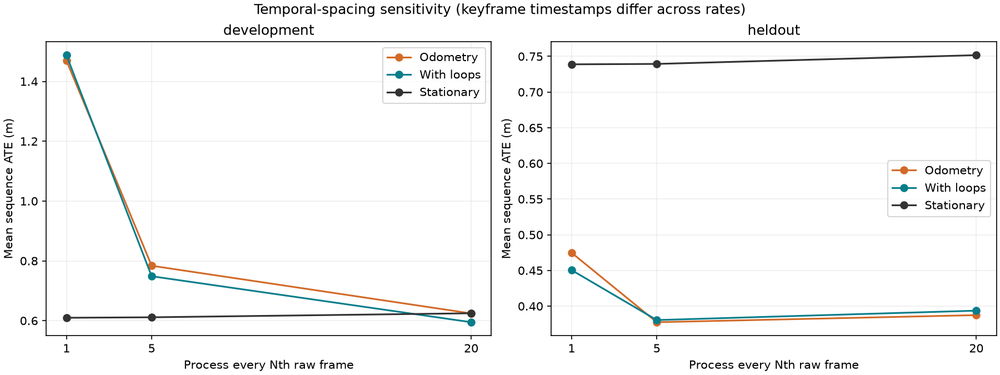
#> input picture SLAM/research/spacing.png, 1000 x 375 px, shrunk from 1800 x 675 before the run
$ python -i build_report_pdf.py   (imports and definitions only)
#> lines starting #> are read from the running program, lines starting #| are printed output that depends on the picture
"""Short PDF summary for e-mail: page 1 validation against ground truth, page 2 the pool data outputs.

    python SLAM/validation/build_report_pdf.py

Text comes from report_summary.json (written by hand after reading the results); numbers in the table come from
results/summary.csv; figures from figures/. Output: REPORT_summary.pdf.
Each entry of "pages" has a heading, paragraphs, an optional results table ("table": true), an optional compact
table with one row per dataset ("compact_table", used for the KITTI sequences) and rows of figures; a row with one
figure spans the page width, a row with two splits it.
"""

import csv
import json
import tempfile
from pathlib import Path

from reportlab.lib import colors
from reportlab.lib.pagesizes import letter
from reportlab.lib.styles import ParagraphStyle
from reportlab.lib.units import inch
from reportlab.lib.utils import ImageReader
from reportlab.platypus import Image, PageBreak, Paragraph, SimpleDocTemplate, Spacer, Table, TableStyle

HERE = Path(__file__).resolve().parent
# [1 line that did not run here, left out]

# [1 line that did not run here, left out]
# [1 line that did not run here, left out]
# [1 line that did not run here, left out]
# [1 line that did not run here, left out]
# [1 line that did not run here, left out]


# [5 lines left out: function fmt, not called in this run]


def trimmed(path, pad=12):
    """Copy of an image with its uniform white border cropped (3D matplotlib axes leave a wide margin)."""
#> called with path = '../research/spacing.png', pad = 12
    from PIL import Image as PILImage, ImageChops
    im = PILImage.open(path).convert("RGB")
    diff = ImageChops.difference(im, PILImage.new("RGB", im.size, (255, 255, 255)))
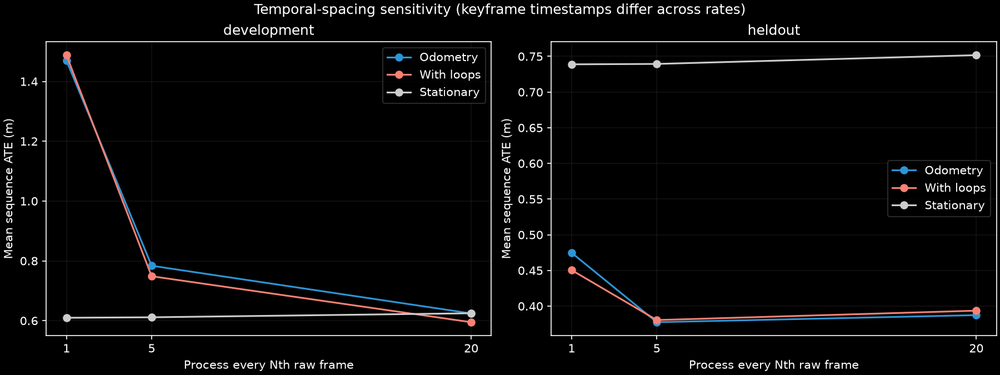
#> diff: PIL image 1000x375 RGB; mean R, G, B 8.8, 8.7, 9
    box = diff.point(lambda v: 255 if v > 8 else 0).getbbox()
#> box = (3, 3, 998, 372)
    if box:
        box = (max(box[0] - pad, 0), max(box[1] - pad, 0), min(box[2] + pad, im.width), min(box[3] + pad, im.height))
#> box = (0, 0, 1000, 375)
        im = im.crop(box)
    out = Path(tempfile.gettempdir()) / f"trim_{abs(hash(str(path)))}.png"
    im.save(out)
    return out


# [104 lines left out: functions no_score, results_table, compact_table, figure, figure_rows, main, not called in this run]


# [2 lines not run here, left out]

>>> result = trimmed('../research/spacing.png')

$ run again, on SLAM/research/trajectories.png
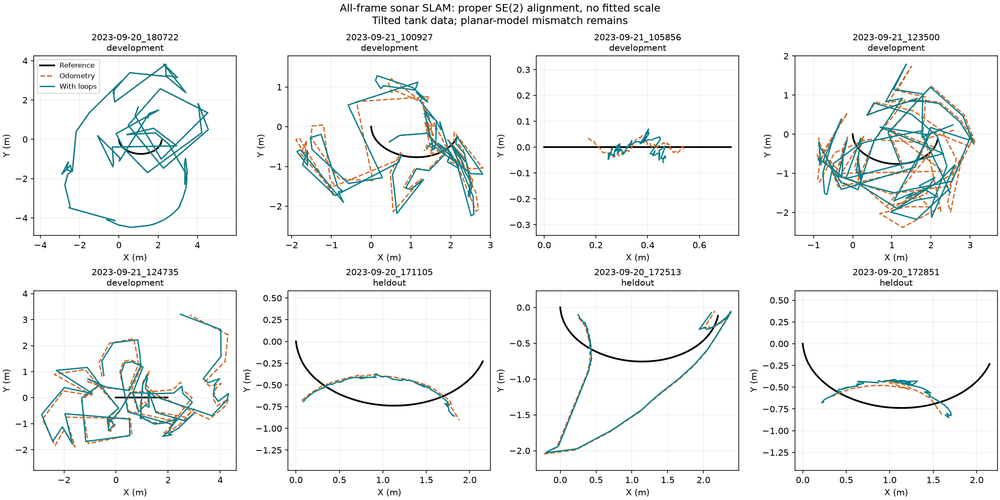
#> input picture SLAM/research/trajectories.png, 1000 x 500 px, shrunk from 2400 x 1200 before the run
#> in trimmed, `diff = ImageChops.difference(im, PILImage.new("RGB", im.size, (255, 25..`:
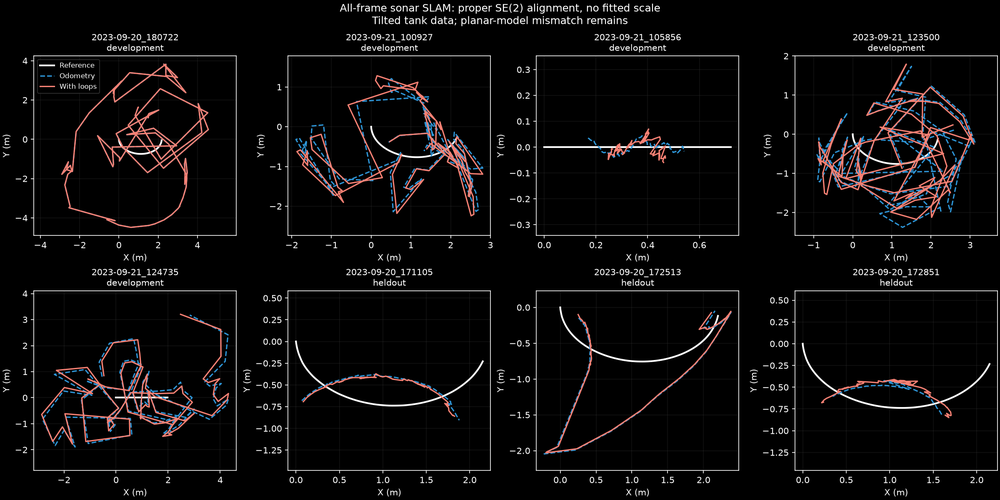
#> diff: PIL image 1000x500 RGB; mean R, G, B 12.8, 11.3, 11.6
#> in trimmed, `box = diff.point(lambda v: 255 if v > 8 else 0).getbbox()`: box = (2, 3, 998, 497)
#> in trimmed, `box = (max(box[0] - pad, 0), max(box[1] - pad, 0), min(box[2] + pad, i..`: box = (0, 0, 1000, 500)
